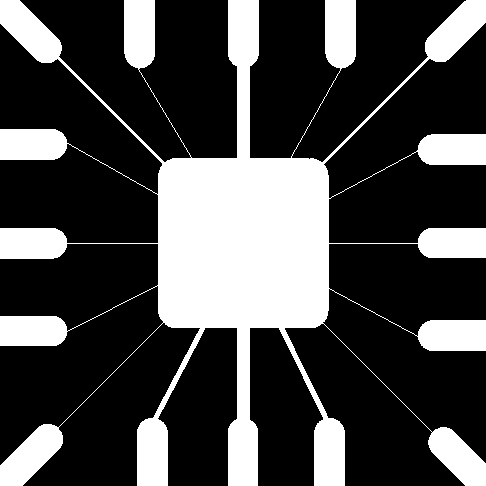
#> input picture Required Images/Fig1005(a)(wirebond_mask).tif, 486 x 486 px, found by its file name
$ python Exp10_2.py
#> lines starting #> are read from the running program, lines starting #| are printed output that depends on the picture; after the words box and inside, x2 and y2 are one past the last pixel; in counts of white or black regions, pixels touching at a corner belong together
import cv2
import matplotlib.pyplot as plt
import numpy as np

img = cv2.imread('Fig1005(a)(wirebond_mask).tif', 0)
#> img: shape (486, 486); 28.1% white; 1 white region, box (x1, y1, x2, y2) and area: (0, 0, 486, 486) 66259

h, w = img.shape
#> h = 486; w = 486

vertical = np.array([[-1, 0, 1], [-2, 0, 2], [-1, 0, 1]])

horizontal = np.array([[1, 2, 1], [0, 0, 0], [-1, -2, -1]])

r = cv2.filter2D(img, -1, horizontal)
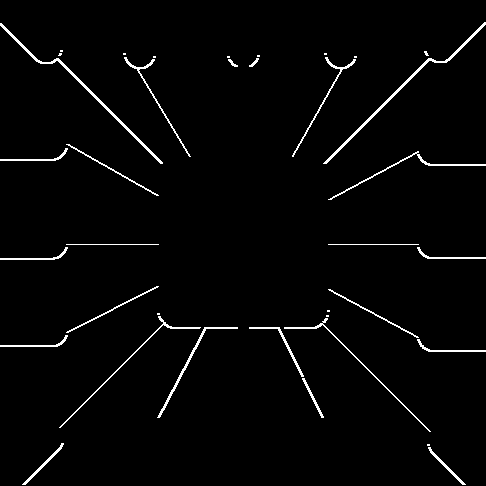
#> r: shape (486, 486); 2.3% white in thin lines or dots
# r = cv2.filter2D(img, -1, vertical)


titles = ['Original Image', 'result of using Sobel operator ']
images = [img, r]

no = 2
for k in range(no):
    plt.subplot(1, no, k + 1)
    plt.imshow(images[k], cmap='gray')
    plt.title(titles[k])
    plt.xticks([])
    plt.yticks([])
plt.show()
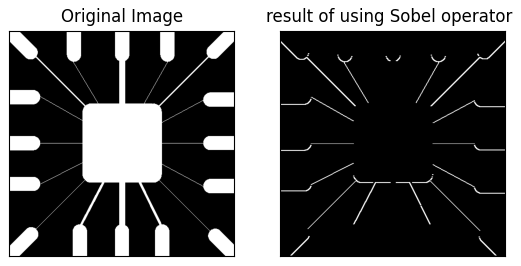
#> figure drawn by matplotlib, 2 panels
